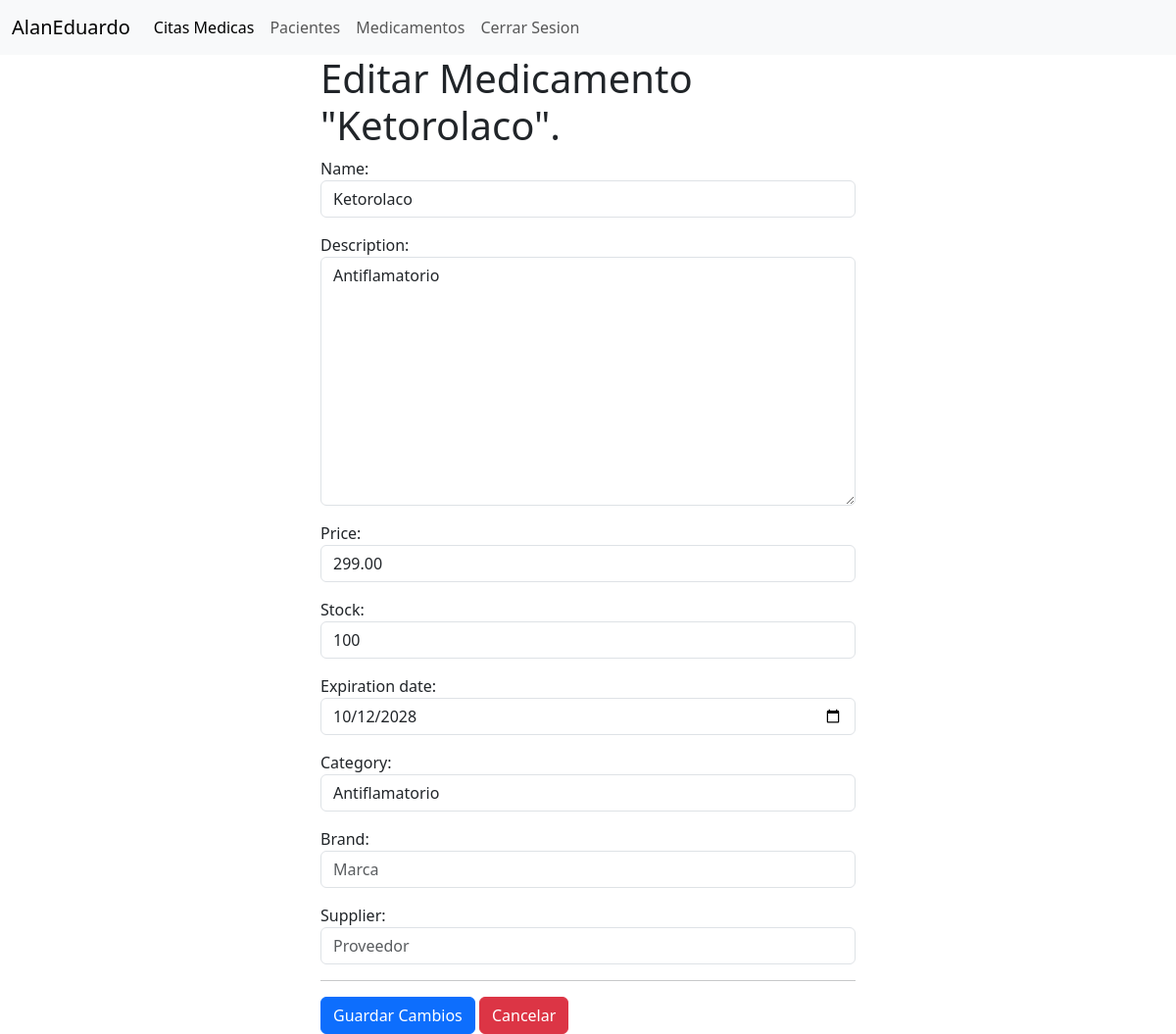
The app's page /edit_medicine/1/ (signed in) with its own data.
### register/models.py (models this page shows, shortened)
class User(AbstractUser):
    id_user = models.AutoField(primary_key=True, verbose_name="ID del Usuario")
    username = models.CharField(unique=True, max_length=255, verbose_name="Nombre de Usuario")
    name = models.CharField(max_length=255, verbose_name="Nombre")
    last_name = models.CharField(max_length=255, verbose_name="Apellido")
    age = models.IntegerField(verbose_name="Edad")
    cell_number = models.CharField(unique=True, max_length=10, verbose_name="Telefono Celular")
    email = models.EmailField(unique=True, verbose_name="Correo Electronico")
    password = models.CharField(max_length=130)
    administrator_profile = models.BooleanField(default=False, verbose_name="Perfil Administrador")
    created = models.DateTimeField(auto_now_add=True, verbose_name="Fecha de Creacion")
    updated = models.DateTimeField(auto_now=True, verbose_name="Fecha de Actualizacion")
    class Meta:
        verbose_name = "usuario"
        verbose_name_plural = "usuarios"
        ordering = ["-created"] # Campo de ordenamiento par nuestros registros. Del mas nuevo al mas antiguo.

### medicamentos/models.py (models this page shows, shortened)
class Medicine(models.Model):
    name = models.CharField(max_length=100, verbose_name="Nombre")
    description = models.TextField(verbose_name="Descripcion")
    price = models.DecimalField(max_digits=8, decimal_places=2, verbose_name="Precio")
    stock = models.PositiveIntegerField(verbose_name="Stock")
    expiration_date = models.DateField(verbose_name="Fecha de expiracion")
    category = models.CharField(max_length=100, verbose_name="Categoria")
    brand = models.CharField(max_length=100, verbose_name="Marca")
    supplier = models.CharField(max_length=100, verbose_name="Proveedor")
    created = models.DateTimeField(auto_now_add=True, verbose_name="Fecha de Creacion")
    updated = models.DateTimeField(auto_now=True, verbose_name="Fecha de Actualizacion")
    class Meta:
        verbose_name = "medicamento"
        verbose_name_plural = "medicamentos"
        ordering = ["-created"] # Campo de ordenamiento par nuestros registros. Del mas nuevo al mas antiguo.

### medicamentos/views.py (the view)
# urls.py: path('edit_medicine/<int:id_medicine>/', views_medicine.edit_medicine, name='edit_medicine'),
@login_required  # ! Requerimos la sesion del usuario.
def edit_medicine(request, id_medicine):
    error_message = None
    medicine = None
    if request.method == 'POST':
        form = FormMedicine(request.POST)
        if form.is_valid():
            name = form.cleaned_data['name']
            description = form.cleaned_data['description']
            price = form.cleaned_data['price']
            stock = form.cleaned_data['stock']
            expiration_date = form.cleaned_data['expiration_date']
            category = form.cleaned_data['category']
            brand = form.cleaned_data['brand']
            supplier = form.cleaned_data['supplier']
            try:
                with transaction.atomic():
                    update_medicine = Medicine.objects.get(id=id_medicine)
                    update_medicine.name = name
                    update_medicine.description = description
                    update_medicine.price = price
                    update_medicine.stock = stock
                    update_medicine.expiration_date = expiration_date
                    update_medicine.category = category
                    update_medicine.brand = brand
                    update_medicine.supplier = supplier
                    update_medicine.save()
            except Exception as e:
                error_message = f'Error al actualizar datos. Intenta nuevamente. {str(e)}'
            else:
                messages.success(
                    request,
                    f'Se actualizo correctamente el medicamento "{name}".'
                )
                return redirect('medicines')
    else:
        try:
            with transaction.atomic():
                medicine = get_object_or_404(Medicine, id=id_medicine)
        except Exception as e:
            error_message = f'El medicamento con ID "{id_medicine}" no fue encontrado: {str(e)}'
        form = FormMedicine(initial={
            'name': medicine.name,
            'description': medicine.description,
            'price': medicine.price,
            'stock': medicine.stock,
            'expiration_date': medicine.expiration_date,
            'category': medicine.category,
            'brand': medicine.brand,
            'supplier': medicine.supplier
        })
    return render(request, 'medicamentos/edit_medicine.html', {'form': form, 'error_message': error_message, 'medicine': medicine})

### medicamentos/templates/medicamentos/edit_medicine.html (shortened to what this page needs)
{% extends 'core/base.html' %}
{% block content %}
  <div class="container">
    <div class="row justify-content-center align-items-center" style="min-height: 100vh;">
      <div class="col-md-6">
        <h1>Editar Medicamento "{{ medicine.name }}".</h1>
        <section>
          <form method="POST">
            <div class="mb-3">{{ form.as_p }}</div>
            <hr />
            <button class="btn btn-primary" type="submit" title="Guardar Cambios">Guardar Cambios</button>
            <a href="{% url 'medicines' %}" class="btn btn-danger" title="Cancelar">Cancelar</a>
          </form>
        </section>
      </div>
    </div>
  </div>
{% endblock %}

### core/templates/core/base.html (shortened to what this page needs)
<!DOCTYPE html>
<html lang="en">
  <head>
    <link href="https://cdn.jsdelivr.net/npm/bootstrap@5.3.2/dist/css/bootstrap.min.css" rel="stylesheet" />
  </head>
  <body>
    {% if request.path != '/login/' and request.path != '/register/' and request.path != '/agregar_paciente/' %}
      {% if user %}
        <nav class="navbar navbar-expand-lg bg-body-tertiary">
          <div class="container-fluid">
            <a class="navbar-brand" href="{% url 'index' %}">{{ user.username }}</a>
            <div class="collapse navbar-collapse" id="navbarNav">
              <ul class="navbar-nav">
                <li class="nav-item">
                  <a class="nav-link active" href="{% url 'quotes' %}">Citas Medicas</a>
                </li>
                <li class="nav-item">
                  <a class="nav-link" href="{% url 'pacientes' %}">Pacientes</a>
                </li>
                <li class="nav-item">
                  <a class="nav-link" href="{% url 'medicines' %}">Medicamentos</a>
                </li>
                <li class="nav-item">
                  <a class="nav-link" href="{% url 'logout_user' %}">Cerrar Sesion</a>
                </li>
              </ul>
            </div>
          </div>
        </nav>
      {% endif %}
    {% endif %}
    {% block content %}{% endblock %}
    {% load static %} {% comment %}Incluimos archivos estaticos.{% endcomment %}
  </body>
</html>

### records on screen
User: username "AlanEduardo"
Medicine: name "Ketorolaco", description "Antiflamatorio", price "299.00", stock "100", expiration_date "10/12/2028", category "Antiflamatorio"
